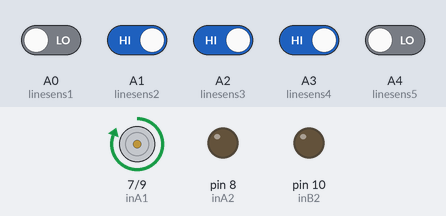
Simulated run of this sketch. Board: Arduino Uno, built with avr-gcc and run on an emulated ATmega328P. On the bench: motor-driver pin pairs drawn as motors (green arrow = first pin HIGH = forward, orange = second pin HIGH = backward, longer = more drive), output pins drawn as LEDs (lit = HIGH). The inputs (shaded band) are chosen by the test bench; at power-on: A1 (linesens2), A2 (linesens3), A3 (linesens4) HIGH, A0 (linesens1), A4 (linesens5) LOW.

Above: at 1.2 s.
1.3 s: A4 (linesens5) driven HIGH
At 2.1 s:
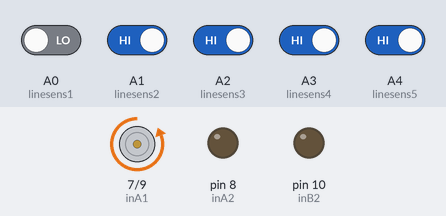
2.8 s: A4 (linesens5) driven LOW
At 3.2 s:
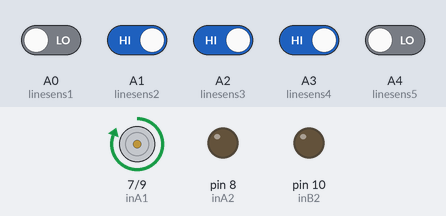
Timing chart, 0 to 5.8 s (numbered marks = the images above; inputs shaded):
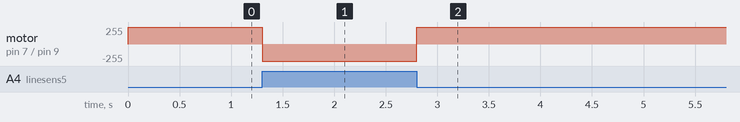

The sketch:

run-S-and-comeback.ino
```cpp
#define enA 6
#define enB 11

#define inA1 7  //Định nghĩa chân in1 của động cơ A // A is left tire
#define inA2 8//Định nghĩa chân in2 của động cơ A
#define inB1 9 //Định nghĩa chân in3 của động cơ B // B is right tire
#define inB2 10//Định nghĩa chân in4 của động cơ B

#define linesens2 A1 //Định nghĩa chân cảm biến line 1
#define linesens3 A2 //Định nghĩa chân cảm biến line 2
#define linesens4 A3 //Định nghĩa chân cảm biến line 3
#define linesens5 A4 //Định nghĩa chân cảm biến line 1
#define linesens1 A0 //Định nghĩa chân cảm biến line 2

#define MAX_SPEED 90


int online = 1;   // 0 la trai, 1 la giua, 2 la ben phai, 4 thi dung lai
int counter = 0;
void setup() {

  // set pin for motor and sensor
    pinMode(inA1, OUTPUT);//Set chân in1 của dc A là output
    pinMode(inA2, OUTPUT);//Set chân in2 của dc A là output
    pinMode(inB1, OUTPUT);//Set chân in1 của dc B là output
    pinMode(inB2, OUTPUT);//Set chân in2 của dc B là output
    pinMode(linesens1, INPUT);//Set chân cảm biến 1 là input
    pinMode(linesens2, INPUT);//Set chân cảm biến 2 là input
    pinMode(linesens3, INPUT);//Set chân cảm biến 3 là input
    pinMode(linesens4, INPUT);//Set chân cảm biến 4 là input
    pinMode(linesens5, INPUT);//Set chân cảm biến 5 là input

    Serial.begin(9600);


}

void loop() {

  if(digitalRead(linesens3) == LOW)
    online = 1;
  if(digitalRead(linesens2) == LOW  || digitalRead(linesens1) == LOW)
      online = 0;
  if(digitalRead(linesens4) == LOW || digitalRead(linesens5) == LOW)
      online = 2;
  if(digitalRead(linesens3) == HIGH  && digitalRead(linesens4) == HIGH  && digitalRead(linesens2) == HIGH ){
      counter++;
      if((counter < 20000)&&(online ==2 ))
        online = 2;
      if((counter < 20000)&&(online ==0 ))
        online = 0;
      if((counter < 20000)&&(online==1 ))
        online = 2;
      if(counter == 20000)
        online = 3;

    }

  switch(online){
    case 1: dithang(); break;
    case 0: retrai(); break;
    case 2: rephai();break;
    case 3: dungxe();break;
  }
}

void dithang(){
  digitalWrite(enA, HIGH);
  digitalWrite(enB, HIGH);
  digitalWrite(inA1, HIGH);
  digitalWrite(inA2, LOW);
  digitalWrite(inB1, HIGH);
  digitalWrite(inB2, LOW);
}

void retrai(){
  digitalWrite(enA, HIGH);
  digitalWrite(enB, HIGH);
  digitalWrite(inA1, LOW);
  digitalWrite(inA2, LOW);
  digitalWrite(inB1, HIGH);
  digitalWrite(inB2, LOW);
}

void rephai(){
  digitalWrite(enA, HIGH);
  digitalWrite(enB, HIGH);
  digitalWrite(inA1, HIGH);
  digitalWrite(inA2, LOW);
  digitalWrite(inB1, LOW);
  digitalWrite(inB2, LOW);
}

void dungxe(){
  digitalWrite(enA, LOW);
  digitalWrite(enB, LOW);
}
```

Measured:
- after the input at 1.3 s, motor on pin 7 (inA1) / pin 9 (inB1): forward 255/255 → backward 255/255 at once
- after the input at 2.8 s, motor on pin 7 (inA1) / pin 9 (inB1): backward 255/255 → forward 255/255 at once
